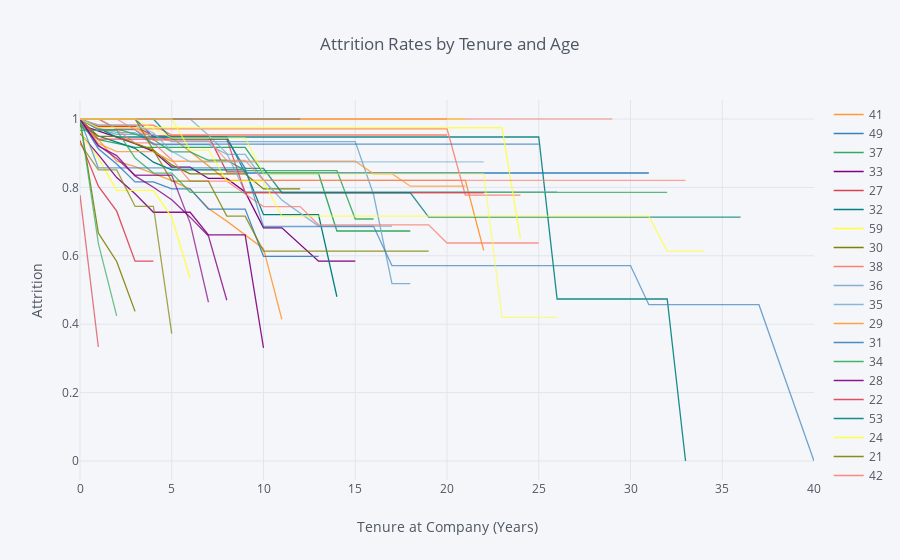

The notebook cell saved with this chart:
### Code cell
rates = survival(data, 'Age', 'YearsAtCompany', 'Attrition')

rates.iplot(kind='line', xTitle='Tenure at Company (Years)', yTitle='Attrition',
            title='Attrition Rates by Tenure and Age')

### Figure 1 — Plotly figure (JSON) as saved in the notebook; plotly's stock layout.template omitted (floating-point values rounded to 4 significant figures)
{"data": [{"line": {"color": "rgba(255, 153, 51, 1.0)", "dash": "solid", "shape": "linear", "width": 1.3}, "mode": "lines", "name": "41", "text": "", "type": "scatter", "uid": "60aed84f-43c1-4b71-b883-5f17e75a3b45", "x": [0, 1, 2, 3, 4, 5, 6, 7, 8, 9, 10, 11, 12, 13, 14, 15, 16, 17, 18, 19, 20, 21, 22, 23, 24, 25, 26, 27, 29, 30, 31, 32, 33, 34, 36, 37, 40], "y": [1, 0.975, 0.975, 0.975, 0.9445, 0.9445, 0.9052, 0.864, 0.8208, 0.8208, 0.8208, 0.8208, 0.8208, 0.8208, 0.8208, 0.8208, 0.8208, 0.8208, 0.8208, 0.8208, 0.8208, 0.8208, 0.6156, "", "", "", "", "", "", "", "", "", "", "", "", "", ""]}, {"line": {"color": "rgba(55, 128, 191, 1.0)", "dash": "solid", "shape": "linear", "width": 1.3}, "mode": "lines", "name": "49", "text": "", "type": "scatter", "uid": "e5b84c0d-2959-42f8-b640-7e528c1043a3", "x": [0, 1, 2, 3, 4, 5, 6, 7, 8, 9, 10, 11, 12, 13, 14, 15, 16, 17, 18, 19, 20, 21, 22, 23, 24, 25, 26, 27, 29, 30, 31, 32, 33, 34, 36, 37, 40], "y": [1, 1, 1, 1, 0.9474, 0.9474, 0.9474, 0.9474, 0.9474, 0.8421, 0.8421, 0.8421, 0.8421, 0.8421, 0.8421, 0.8421, 0.8421, 0.8421, 0.8421, 0.8421, 0.8421, 0.8421, 0.8421, 0.8421, 0.8421, 0.8421, 0.8421, 0.8421, 0.8421, 0.8421, 0.8421, "", "", "", "", "", ""]}, {"line": {"color": "rgba(50, 171, 96, 1.0)", "dash": "solid", "shape": "linear", "width": 1.3}, "mode": "lines", "name": "37", "text": "", "type": "scatter", "uid": "cb9104a9-578b-4bff-83c5-3b901f21dc64", "x": [0, 1, 2, 3, 4, 5, 6, 7, 8, 9, 10, 11, 12, 13, 14, 15, 16, 17, 18, 19, 20, 21, 22, 23, 24, 25, 26, 27, 29, 30, 31, 32, 33, 34, 36, 37, 40], "y": [0.98, 0.94, 0.9285, 0.9171, 0.9171, 0.9171, 0.9171, 0.9171, 0.9171, 0.9171, 0.8407, 0.8407, 0.8407, 0.8407, 0.6725, 0.6725, 0.6725, 0.6725, 0.6725, "", "", "", "", "", "", "", "", "", "", "", "", "", "", "", "", "", ""]}, {"line": {"color": "rgba(128, 0, 128, 1.0)", "dash": "solid", "shape": "linear", "width": 1.3}, "mode": "lines", "name": "33", "text": "", "type": "scatter", "uid": "833d33e3-e564-4c58-9998-683fc34278c9", "x": [0, 1, 2, 3, 4, 5, 6, 7, 8, 9, 10, 11, 12, 13, 14, 15, 16, 17, 18, 19, 20, 21, 22, 23, 24, 25, 26, 27, 29, 30, 31, 32, 33, 34, 36, 37, 40], "y": [0.9828, 0.9652, 0.947, 0.9277, 0.9056, 0.8591, 0.8591, 0.8261, 0.8261, 0.7868, 0.6819, 0.6819, 0.6332, 0.5845, 0.5845, 0.5845, "", "", "", "", "", "", "", "", "", "", "", "", "", "", "", "", "", "", "", "", ""]}, {"line": {"color": "rgba(219, 64, 82, 1.0)", "dash": "solid", "shape": "linear", "width": 1.3}, "mode": "lines", "name": "27", "text": "", "type": "scatter", "uid": "de84178e-bec7-47d2-8565-3fdde87a66c2", "x": [0, 1, 2, 3, 4, 5, 6, 7, 8, 9, 10, 11, 12, 13, 14, 15, 16, 17, 18, 19, 20, 21, 22, 23, 24, 25, 26, 27, 29, 30, 31, 32, 33, 34, 36, 37, 40], "y": [1, 0.9787, 0.9787, 0.9787, 0.9508, 0.9508, 0.9508, 0.9508, 0.8451, 0.8451, "", "", "", "", "", "", "", "", "", "", "", "", "", "", "", "", "", "", "", "", "", "", "", "", "", "", ""]}, {"line": {"color": "rgba(0, 128, 128, 1.0)", "dash": "solid", "shape": "linear", "width": 1.3}, "mode": "lines", "name": "32", "text": "", "type": "scatter", "uid": "0e55492f-ab7b-403b-99be-f2c5f1b443b3", "x": [0, 1, 2, 3, 4, 5, 6, 7, 8, 9, 10, 11, 12, 13, 14, 15, 16, 17, 18, 19, 20, 21, 22, 23, 24, 25, 26, 27, 29, 30, 31, 32, 33, 34, 36, 37, 40], "y": [0.9836, 0.9503, 0.9327, 0.9144, 0.8737, 0.8513, 0.8513, 0.8513, 0.8513, 0.8513, 0.7204, 0.7204, 0.7204, 0.7204, 0.4802, "", "", "", "", "", "", "", "", "", "", "", "", "", "", "", "", "", "", "", "", "", ""]}, {"line": {"color": "rgba(255, 255, 51, 1.0)", "dash": "solid", "shape": "linear", "width": 1.3}, "mode": "lines", "name": "59", "text": "", "type": "scatter", "uid": "eba408ad-7674-44cb-9724-84c77adeea73", "x": [0, 1, 2, 3, 4, 5, 6, 7, 8, 9, 10, 11, 12, 13, 14, 15, 16, 17, 18, 19, 20, 21, 22, 23, 24, 25, 26, 27, 29, 30, 31, 32, 33, 34, 36, 37, 40], "y": [1, 1, 1, 1, 1, 1, 1, 1, 1, 1, 1, 1, 1, 1, 1, 1, 1, 1, 1, 1, 1, 1, "", "", "", "", "", "", "", "", "", "", "", "", "", "", ""]}, {"line": {"color": "rgba(128, 128, 0, 1.0)", "dash": "solid", "shape": "linear", "width": 1.3}, "mode": "lines", "name": "30", "text": "", "type": "scatter", "uid": "1279b761-1b80-42d5-be34-819daec8b31f", "x": [0, 1, 2, 3, 4, 5, 6, 7, 8, 9, 10, 11, 12, 13, 14, 15, 16, 17, 18, 19, 20, 21, 22, 23, 24, 25, 26, 27, 29, 30, 31, 32, 33, 34, 36, 37, 40], "y": [1, 0.9492, 0.9492, 0.9298, 0.9091, 0.8658, 0.8396, 0.8396, 0.8396, 0.8396, 0.7954, 0.7954, 0.7954, "", "", "", "", "", "", "", "", "", "", "", "", "", "", "", "", "", "", "", "", "", "", "", ""]}, {"line": {"color": "rgba(251, 128, 114, 1.0)", "dash": "solid", "shape": "linear", "width": 1.3}, "mode": "lines", "name": "38", "text": "", "type": "scatter", "uid": "a4da2c0f-eca7-4b1c-9122-cb8676b936ef", "x": [0, 1, 2, 3, 4, 5, 6, 7, 8, 9, 10, 11, 12, 13, 14, 15, 16, 17, 18, 19, 20, 21, 22, 23, 24, 25, 26, 27, 29, 30, 31, 32, 33, 34, 36, 37, 40], "y": [1, 0.9821, 0.9821, 0.9821, 0.9821, 0.9533, 0.9533, 0.9533, 0.9533, 0.9533, 0.9533, 0.9533, 0.9533, 0.9533, 0.9533, 0.9533, 0.9533, 0.9533, 0.9533, 0.9533, 0.9533, "", "", "", "", "", "", "", "", "", "", "", "", "", "", "", ""]}, {"line": {"color": "rgba(128, 177, 211, 1.0)", "dash": "solid", "shape": "linear", "width": 1.3}, "mode": "lines", "name": "36", "text": "", "type": "scatter", "uid": "9a8dd99f-d107-4c8f-ad05-165b67c10b62", "x": [0, 1, 2, 3, 4, 5, 6, 7, 8, 9, 10, 11, 12, 13, 14, 15, 16, 17, 18, 19, 20, 21, 22, 23, 24, 25, 26, 27, 29, 30, 31, 32, 33, 34, 36, 37, 40], "y": [1, 0.971, 0.9548, 0.9548, 0.9548, 0.9341, 0.9341, 0.9341, 0.9341, 0.9341, 0.9341, 0.9341, 0.9341, 0.9341, 0.9341, 0.9341, 0.7784, 0.5189, 0.5189, "", "", "", "", "", "", "", "", "", "", "", "", "", "", "", "", "", ""]}, {"line": {"color": "rgba(128, 177, 211, 0.8999999999999999)", "dash": "solid", "shape": "linear", "width": 1.3}, "mode": "lines", "name": "35", "text": "", "type": "scatter", "uid": "65c73f45-bea0-459d-87ec-4885ea9a946e", "x": [0, 1, 2, 3, 4, 5, 6, 7, 8, 9, 10, 11, 12, 13, 14, 15, 16, 17, 18, 19, 20, 21, 22, 23, 24, 25, 26, 27, 29, 30, 31, 32, 33, 34, 36, 37, 40], "y": [1, 0.9744, 0.9602, 0.9602, 0.9253, 0.9253, 0.9253, 0.9253, 0.8964, 0.8964, 0.8217, 0.763, 0.7249, 0.6867, 0.6867, 0.6867, 0.6867, 0.6867, "", "", "", "", "", "", "", "", "", "", "", "", "", "", "", "", "", "", ""]}, {"line": {"color": "rgba(255, 153, 51, 0.8999999999999999)", "dash": "solid", "shape": "linear", "width": 1.3}, "mode": "lines", "name": "29", "text": "", "type": "scatter", "uid": "1db6f696-7292-4f4c-895c-0e8a6d4a07dd", "x": [0, 1, 2, 3, 4, 5, 6, 7, 8, 9, 10, 11, 12, 13, 14, 15, 16, 17, 18, 19, 20, 21, 22, 23, 24, 25, 26, 27, 29, 30, 31, 32, 33, 34, 36, 37, 40], "y": [0.9853, 0.9405, 0.8767, 0.8605, 0.841, 0.8199, 0.7951, 0.7383, 0.7014, 0.6624, 0.621, 0.414, "", "", "", "", "", "", "", "", "", "", "", "", "", "", "", "", "", "", "", "", "", "", "", "", ""]}, {"line": {"color": "rgba(55, 128, 191, 0.8999999999999999)", "dash": "solid", "shape": "linear", "width": 1.3}, "mode": "lines", "name": "31", "text": "", "type": "scatter", "uid": "8cb5cc8f-e538-48eb-a6c9-c9efdd1d9bba", "x": [0, 1, 2, 3, 4, 5, 6, 7, 8, 9, 10, 11, 12, 13, 14, 15, 16, 17, 18, 19, 20, 21, 22, 23, 24, 25, 26, 27, 29, 30, 31, 32, 33, 34, 36, 37, 40], "y": [1, 0.913, 0.8681, 0.8161, 0.8161, 0.7957, 0.7957, 0.7367, 0.7367, 0.7367, 0.5986, 0.5986, 0.5986, 0.5986, "", "", "", "", "", "", "", "", "", "", "", "", "", "", "", "", "", "", "", "", "", "", ""]}, {"line": {"color": "rgba(50, 171, 96, 0.8999999999999999)", "dash": "solid", "shape": "linear", "width": 1.3}, "mode": "lines", "name": "34", "text": "", "type": "scatter", "uid": "05336b4b-6b51-4294-925a-3991c0dc52fb", "x": [0, 1, 2, 3, 4, 5, 6, 7, 8, 9, 10, 11, 12, 13, 14, 15, 16, 17, 18, 19, 20, 21, 22, 23, 24, 25, 26, 27, 29, 30, 31, 32, 33, 34, 36, 37, 40], "y": [1, 1, 0.9714, 0.9565, 0.94, 0.9038, 0.9038, 0.8794, 0.8794, 0.8491, 0.8491, 0.8491, 0.8491, 0.8491, 0.8491, 0.7076, 0.7076, "", "", "", "", "", "", "", "", "", "", "", "", "", "", "", "", "", "", "", ""]}, {"line": {"color": "rgba(128, 0, 128, 0.8999999999999999)", "dash": "solid", "shape": "linear", "width": 1.3}, "mode": "lines", "name": "28", "text": "", "type": "scatter", "uid": "a8393bae-63a8-412d-add4-592d4db79d3a", "x": [0, 1, 2, 3, 4, 5, 6, 7, 8, 9, 10, 11, 12, 13, 14, 15, 16, 17, 18, 19, 20, 21, 22, 23, 24, 25, 26, 27, 29, 30, 31, 32, 33, 34, 36, 37, 40], "y": [0.9583, 0.8958, 0.8286, 0.7813, 0.7274, 0.7274, 0.7274, 0.6613, 0.6613, 0.6613, 0.3306, "", "", "", "", "", "", "", "", "", "", "", "", "", "", "", "", "", "", "", "", "", "", "", "", "", ""]}, {"line": {"color": "rgba(219, 64, 82, 0.8999999999999999)", "dash": "solid", "shape": "linear", "width": 1.3}, "mode": "lines", "name": "22", "text": "", "type": "scatter", "uid": "fb743e11-1f2e-4a53-b6cf-d48b85b7ad73", "x": [0, 1, 2, 3, 4, 5, 6, 7, 8, 9, 10, 11, 12, 13, 14, 15, 16, 17, 18, 19, 20, 21, 22, 23, 24, 25, 26, 27, 29, 30, 31, 32, 33, 34, 36, 37, 40], "y": [0.9375, 0.8036, 0.7305, 0.5844, 0.5844, "", "", "", "", "", "", "", "", "", "", "", "", "", "", "", "", "", "", "", "", "", "", "", "", "", "", "", "", "", "", "", ""]}, {"line": {"color": "rgba(0, 128, 128, 0.8999999999999999)", "dash": "solid", "shape": "linear", "width": 1.3}, "mode": "lines", "name": "53", "text": "", "type": "scatter", "uid": "03be0f23-ae1a-476a-ac20-74779b5e4b8d", "x": [0, 1, 2, 3, 4, 5, 6, 7, 8, 9, 10, 11, 12, 13, 14, 15, 16, 17, 18, 19, 20, 21, 22, 23, 24, 25, 26, 27, 29, 30, 31, 32, 33, 34, 36, 37, 40], "y": [1, 0.9737, 0.9474, 0.9474, 0.9474, 0.9474, 0.9474, 0.9474, 0.9474, 0.9474, 0.9474, 0.9474, 0.9474, 0.9474, 0.9474, 0.9474, 0.9474, 0.9474, 0.9474, 0.9474, 0.9474, 0.9474, 0.9474, 0.9474, 0.9474, 0.9474, 0.4737, 0.4737, 0.4737, 0.4737, 0.4737, 0.4737, 0, "", "", "", ""]}, {"line": {"color": "rgba(255, 255, 51, 0.8999999999999999)", "dash": "solid", "shape": "linear", "width": 1.3}, "mode": "lines", "name": "24", "text": "", "type": "scatter", "uid": "6513effa-6a32-4ae0-b4fb-0313d4a47419", "x": [0, 1, 2, 3, 4, 5, 6, 7, 8, 9, 10, 11, 12, 13, 14, 15, 16, 17, 18, 19, 20, 21, 22, 23, 24, 25, 26, 27, 29, 30, 31, 32, 33, 34, 36, 37, 40], "y": [0.9615, 0.8846, 0.7915, 0.7915, 0.7915, 0.7123, 0.5343, "", "", "", "", "", "", "", "", "", "", "", "", "", "", "", "", "", "", "", "", "", "", "", "", "", "", "", "", "", ""]}, {"line": {"color": "rgba(128, 128, 0, 0.8999999999999999)", "dash": "solid", "shape": "linear", "width": 1.3}, "mode": "lines", "name": "21", "text": "", "type": "scatter", "uid": "6469a6f1-be0c-4f7d-9558-ea48ccd92589", "x": [0, 1, 2, 3, 4, 5, 6, 7, 8, 9, 10, 11, 12, 13, 14, 15, 16, 17, 18, 19, 20, 21, 22, 23, 24, 25, 26, 27, 29, 30, 31, 32, 33, 34, 36, 37, 40], "y": [1, 0.6667, 0.5833, 0.4375, "", "", "", "", "", "", "", "", "", "", "", "", "", "", "", "", "", "", "", "", "", "", "", "", "", "", "", "", "", "", "", "", ""]}, {"line": {"color": "rgba(251, 128, 114, 0.8999999999999999)", "dash": "solid", "shape": "linear", "width": 1.3}, "mode": "lines", "name": "42", "text": "", "type": "scatter", "uid": "4c19ea3e-3b15-4304-a85d-b13270feaaf8", "x": [0, 1, 2, 3, 4, 5, 6, 7, 8, 9, 10, 11, 12, 13, 14, 15, 16, 17, 18, 19, 20, 21, 22, 23, 24, 25, 26, 27, 29, 30, 31, 32, 33, 34, 36, 37, 40], "y": [1, 1, 0.9714, 0.9714, 0.9714, 0.9714, 0.9714, 0.9714, 0.9714, 0.9714, 0.9714, 0.9714, 0.9714, 0.9714, 0.9714, 0.9714, 0.9714, 0.9714, 0.9714, 0.9714, 0.9714, 0.7771, 0.7771, 0.7771, 0.7771, "", "", "", "", "", "", "", "", "", "", "", ""]}, {"line": {"color": "rgba(251, 128, 114, 0.7999999999999998)", "dash": "solid", "shape": "linear", "width": 1.3}, "mode": "lines", "name": "44", "text": "", "type": "scatter", "uid": "27b06fb7-b687-4654-b41f-eff6f0cea76a", "x": [0, 1, 2, 3, 4, 5, 6, 7, 8, 9, 10, 11, 12, 13, 14, 15, 16, 17, 18, 19, 20, 21, 22, 23, 24, 25, 26, 27, 29, 30, 31, 32, 33, 34, 36, 37, 40], "y": [1, 0.9688, 0.9688, 0.93, 0.93, 0.8811, 0.8181, 0.8181, 0.8181, 0.7809, 0.7437, 0.7437, 0.7437, 0.6906, 0.6906, 0.6906, 0.6906, 0.6906, 0.6906, 0.6906, 0.6375, 0.6375, 0.6375, 0.6375, 0.6375, 0.6375, "", "", "", "", "", "", "", "", "", "", ""]}, {"line": {"color": "rgba(128, 177, 211, 0.7999999999999998)", "dash": "solid", "shape": "linear", "width": 1.3}, "mode": "lines", "name": "46", "text": "", "type": "scatter", "uid": "14b9864a-9fda-42ad-8335-e8432db71d1f", "x": [0, 1, 2, 3, 4, 5, 6, 7, 8, 9, 10, 11, 12, 13, 14, 15, 16, 17, 18, 19, 20, 21, 22, 23, 24, 25, 26, 27, 29, 30, 31, 32, 33, 34, 36, 37, 40], "y": [1, 1, 1, 1, 1, 1, 1, 0.9524, 0.8995, 0.787, 0.787, 0.787, 0.787, 0.787, 0.787, 0.787, 0.787, 0.787, 0.787, 0.787, 0.787, 0.787, 0.787, 0.787, 0.787, 0.787, 0.787, "", "", "", "", "", "", "", "", "", ""]}, {"line": {"color": "rgba(255, 153, 51, 0.7999999999999998)", "dash": "solid", "shape": "linear", "width": 1.3}, "mode": "lines", "name": "39", "text": "", "type": "scatter", "uid": "4282751c-5405-445e-bd35-e10c25705003", "x": [0, 1, 2, 3, 4, 5, 6, 7, 8, 9, 10, 11, 12, 13, 14, 15, 16, 17, 18, 19, 20, 21, 22, 23, 24, 25, 26, 27, 29, 30, 31, 32, 33, 34, 36, 37, 40], "y": [1, 0.9286, 0.9048, 0.9048, 0.9048, 0.8765, 0.8765, 0.8765, 0.8765, 0.8765, 0.8765, 0.8765, 0.8765, 0.8765, 0.8765, 0.8765, 0.84, 0.84, 0.8034, 0.8034, 0.8034, 0.8034, "", "", "", "", "", "", "", "", "", "", "", "", "", "", ""]}, {"line": {"color": "rgba(55, 128, 191, 0.7999999999999998)", "dash": "solid", "shape": "linear", "width": 1.3}, "mode": "lines", "name": "43", "text": "", "type": "scatter", "uid": "62cf3afd-797a-4422-bd43-0d84ad69ddd1", "x": [0, 1, 2, 3, 4, 5, 6, 7, 8, 9, 10, 11, 12, 13, 14, 15, 16, 17, 18, 19, 20, 21, 22, 23, 24, 25, 26, 27, 29, 30, 31, 32, 33, 34, 36, 37, 40], "y": [1, 0.9688, 0.9688, 0.9688, 0.9266, 0.9266, 0.9266, 0.9266, 0.9266, 0.9266, 0.9266, 0.9266, 0.9266, 0.9266, 0.9266, 0.9266, 0.9266, 0.9266, 0.9266, 0.9266, 0.9266, 0.9266, 0.9266, 0.9266, 0.9266, 0.9266, "", "", "", "", "", "", "", "", "", "", ""]}, {"line": {"color": "rgba(50, 171, 96, 0.7999999999999998)", "dash": "solid", "shape": "linear", "width": 1.3}, "mode": "lines", "name": "50", "text": "", "type": "scatter", "uid": "dd9dd9bf-03b4-44df-b116-13a2aa32be13", "x": [0, 1, 2, 3, 4, 5, 6, 7, 8, 9, 10, 11, 12, 13, 14, 15, 16, 17, 18, 19, 20, 21, 22, 23, 24, 25, 26, 27, 29, 30, 31, 32, 33, 34, 36, 37, 40], "y": [0.9667, 0.9667, 0.9667, 0.8861, 0.8418, 0.8418, 0.7857, 0.7857, 0.7857, 0.7857, 0.7857, 0.7857, 0.7857, 0.7857, 0.7857, 0.7857, 0.7857, 0.7857, 0.7857, 0.7857, 0.7857, 0.7857, 0.7857, 0.7857, 0.7857, 0.7857, 0.7857, 0.7857, 0.7857, 0.7857, 0.7857, 0.7857, "", "", "", "", ""]}, {"line": {"color": "rgba(128, 0, 128, 0.7999999999999998)", "dash": "solid", "shape": "linear", "width": 1.3}, "mode": "lines", "name": "26", "text": "", "type": "scatter", "uid": "10b083fa-d163-458e-a714-3a65dd540402", "x": [0, 1, 2, 3, 4, 5, 6, 7, 8, 9, 10, 11, 12, 13, 14, 15, 16, 17, 18, 19, 20, 21, 22, 23, 24, 25, 26, 27, 29, 30, 31, 32, 33, 34, 36, 37, 40], "y": [1, 0.9211, 0.8931, 0.8336, 0.8003, 0.7639, 0.713, 0.6581, 0.4701, "", "", "", "", "", "", "", "", "", "", "", "", "", "", "", "", "", "", "", "", "", "", "", "", "", "", "", ""]}, {"line": {"color": "rgba(219, 64, 82, 0.7999999999999998)", "dash": "solid", "shape": "linear", "width": 1.3}, "mode": "lines", "name": "48", "text": "", "type": "scatter", "uid": "dc4f8846-e2a4-4317-8dac-c4109110486e", "x": [0, 1, 2, 3, 4, 5, 6, 7, 8, 9, 10, 11, 12, 13, 14, 15, 16, 17, 18, 19, 20, 21, 22, 23, 24, 25, 26, 27, 29, 30, 31, 32, 33, 34, 36, 37, 40], "y": [1, 0.9412, 0.9412, 0.9412, 0.9412, 0.9412, 0.9412, 0.9412, 0.9412, 0.7843, 0.7843, 0.7843, 0.7843, 0.7843, 0.7843, 0.7843, 0.7843, 0.7843, 0.7843, 0.7843, 0.7843, 0.7843, 0.7843, "", "", "", "", "", "", "", "", "", "", "", "", "", ""]}, {"line": {"color": "rgba(0, 128, 128, 0.7999999999999998)", "dash": "solid", "shape": "linear", "width": 1.3}, "mode": "lines", "name": "55", "text": "", "type": "scatter", "uid": "45bb1128-fc94-4858-a92f-e24c7a733f9f", "x": [0, 1, 2, 3, 4, 5, 6, 7, 8, 9, 10, 11, 12, 13, 14, 15, 16, 17, 18, 19, 20, 21, 22, 23, 24, 25, 26, 27, 29, 30, 31, 32, 33, 34, 36, 37, 40], "y": [1, 1, 1, 1, 1, 0.9412, 0.9412, 0.9412, 0.9412, 0.8556, 0.8556, 0.7843, 0.7843, 0.7843, 0.7843, 0.7843, 0.7843, 0.7843, 0.7843, 0.713, 0.713, 0.713, 0.713, 0.713, 0.713, 0.713, 0.713, 0.713, 0.713, 0.713, 0.713, 0.713, 0.713, 0.713, 0.713, "", ""]}, {"line": {"color": "rgba(255, 255, 51, 0.7999999999999998)", "dash": "solid", "shape": "linear", "width": 1.3}, "mode": "lines", "name": "45", "text": "", "type": "scatter", "uid": "dba6b18d-3aaf-4ddd-a06f-f2b38945e547", "x": [0, 1, 2, 3, 4, 5, 6, 7, 8, 9, 10, 11, 12, 13, 14, 15, 16, 17, 18, 19, 20, 21, 22, 23, 24, 25, 26, 27, 29, 30, 31, 32, 33, 34, 36, 37, 40], "y": [1, 0.9744, 0.9744, 0.9744, 0.9744, 0.9744, 0.9744, 0.9744, 0.9744, 0.9744, 0.9744, 0.9744, 0.9744, 0.9744, 0.9744, 0.9744, 0.9744, 0.9744, 0.9744, 0.9744, 0.9744, 0.9744, 0.9744, 0.9744, 0.6496, "", "", "", "", "", "", "", "", "", "", "", ""]}, {"line": {"color": "rgba(128, 128, 0, 0.7999999999999998)", "dash": "solid", "shape": "linear", "width": 1.3}, "mode": "lines", "name": "56", "text": "", "type": "scatter", "uid": "9c83ab4f-f770-4eb8-8793-b43f354ceb0f", "x": [0, 1, 2, 3, 4, 5, 6, 7, 8, 9, 10, 11, 12, 13, 14, 15, 16, 17, 18, 19, 20, 21, 22, 23, 24, 25, 26, 27, 29, 30, 31, 32, 33, 34, 36, 37, 40], "y": [1, 1, 1, 1, 0.9091, 0.8182, 0.8182, 0.8182, 0.7159, 0.7159, 0.6136, 0.6136, 0.6136, 0.6136, 0.6136, 0.6136, 0.6136, 0.6136, 0.6136, 0.6136, "", "", "", "", "", "", "", "", "", "", "", "", "", "", "", "", ""]}, {"line": {"color": "rgba(128, 128, 0, 0.7)", "dash": "solid", "shape": "linear", "width": 1.3}, "mode": "lines", "name": "23", "text": "", "type": "scatter", "uid": "67378f3f-f2d4-4870-ad0f-9b57c723034b", "x": [0, 1, 2, 3, 4, 5, 6, 7, 8, 9, 10, 11, 12, 13, 14, 15, 16, 17, 18, 19, 20, 21, 22, 23, 24, 25, 26, 27, 29, 30, 31, 32, 33, 34, 36, 37, 40], "y": [0.9286, 0.8512, 0.8512, 0.7448, 0.7448, 0.3724, "", "", "", "", "", "", "", "", "", "", "", "", "", "", "", "", "", "", "", "", "", "", "", "", "", "", "", "", "", "", ""]}, {"line": {"color": "rgba(251, 128, 114, 0.7)", "dash": "solid", "shape": "linear", "width": 1.3}, "mode": "lines", "name": "51", "text": "", "type": "scatter", "uid": "994d26a9-03c8-48f9-a49e-b7ebea5cd373", "x": [0, 1, 2, 3, 4, 5, 6, 7, 8, 9, 10, 11, 12, 13, 14, 15, 16, 17, 18, 19, 20, 21, 22, 23, 24, 25, 26, 27, 29, 30, 31, 32, 33, 34, 36, 37, 40], "y": [1, 1, 1, 0.9688, 0.9375, 0.9375, 0.9375, 0.9375, 0.8789, 0.8789, 0.8203, 0.8203, 0.8203, 0.8203, 0.8203, 0.8203, 0.8203, 0.8203, 0.8203, 0.8203, 0.8203, 0.8203, 0.8203, 0.8203, 0.8203, 0.8203, 0.8203, 0.8203, 0.8203, 0.8203, 0.8203, 0.8203, 0.8203, "", "", "", ""]}, {"line": {"color": "rgba(128, 177, 211, 0.7)", "dash": "solid", "shape": "linear", "width": 1.3}, "mode": "lines", "name": "40", "text": "", "type": "scatter", "uid": "6c1a9158-20d1-447e-ba73-8935591303ef", "x": [0, 1, 2, 3, 4, 5, 6, 7, 8, 9, 10, 11, 12, 13, 14, 15, 16, 17, 18, 19, 20, 21, 22, 23, 24, 25, 26, 27, 29, 30, 31, 32, 33, 34, 36, 37, 40], "y": [1, 0.9821, 0.9821, 0.9821, 0.9593, 0.906, 0.8748, 0.8748, 0.8748, 0.8748, 0.8748, 0.8748, 0.8748, 0.8748, 0.8748, 0.8748, 0.8748, 0.8748, 0.8748, 0.8748, 0.8748, 0.8748, 0.8748, "", "", "", "", "", "", "", "", "", "", "", "", "", ""]}, {"line": {"color": "rgba(255, 153, 51, 0.7)", "dash": "solid", "shape": "linear", "width": 1.3}, "mode": "lines", "name": "54", "text": "", "type": "scatter", "uid": "ee4880e0-9c4a-4f4b-a091-9bcf4761a99f", "x": [0, 1, 2, 3, 4, 5, 6, 7, 8, 9, 10, 11, 12, 13, 14, 15, 16, 17, 18, 19, 20, 21, 22, 23, 24, 25, 26, 27, 29, 30, 31, 32, 33, 34, 36, 37, 40], "y": [1, 1, 1, 1, 1, 1, 1, 1, 1, 1, 1, 1, 1, 1, 1, 1, 1, 1, 1, 1, 1, "", "", "", "", "", "", "", "", "", "", "", "", "", "", "", ""]}, {"line": {"color": "rgba(55, 128, 191, 0.7)", "dash": "solid", "shape": "linear", "width": 1.3}, "mode": "lines", "name": "58", "text": "", "type": "scatter", "uid": "de8a02a6-812c-4408-ab2b-e4274327ddf0", "x": [0, 1, 2, 3, 4, 5, 6, 7, 8, 9, 10, 11, 12, 13, 14, 15, 16, 17, 18, 19, 20, 21, 22, 23, 24, 25, 26, 27, 29, 30, 31, 32, 33, 34, 36, 37, 40], "y": [1, 0.8571, 0.8571, 0.8571, 0.8571, 0.8571, 0.8571, 0.8571, 0.8571, 0.8571, 0.6857, 0.6857, 0.6857, 0.6857, 0.6857, 0.6857, 0.6857, 0.5714, 0.5714, 0.5714, 0.5714, 0.5714, 0.5714, 0.5714, 0.5714, 0.5714, 0.5714, 0.5714, 0.5714, 0.5714, 0.4571, 0.4571, 0.4571, 0.4571, 0.4571, 0.4571, 0]}, {"line": {"color": "rgba(50, 171, 96, 0.7)", "dash": "solid", "shape": "linear", "width": 1.3}, "mode": "lines", "name": "20", "text": "", "type": "scatter", "uid": "007d1f4c-b218-4598-a1f6-d46b746ca24b", "x": [0, 1, 2, 3, 4, 5, 6, 7, 8, 9, 10, 11, 12, 13, 14, 15, 16, 17, 18, 19, 20, 21, 22, 23, 24, 25, 26, 27, 29, 30, 31, 32, 33, 34, 36, 37, 40], "y": [1, 0.6364, 0.4242, "", "", "", "", "", "", "", "", "", "", "", "", "", "", "", "", "", "", "", "", "", "", "", "", "", "", "", "", "", "", "", "", "", ""]}, {"line": {"color": "rgba(128, 0, 128, 0.7)", "dash": "solid", "shape": "linear", "width": 1.3}, "mode": "lines", "name": "25", "text": "", "type": "scatter", "uid": "2ae9febe-8179-4b3a-8f63-676941b310cf", "x": [0, 1, 2, 3, 4, 5, 6, 7, 8, 9, 10, 11, 12, 13, 14, 15, 16, 17, 18, 19, 20, 21, 22, 23, 24, 25, 26, 27, 29, 30, 31, 32, 33, 34, 36, 37, 40], "y": [1, 0.9231, 0.8846, 0.8355, 0.8355, 0.8355, 0.6962, 0.4642, "", "", "", "", "", "", "", "", "", "", "", "", "", "", "", "", "", "", "", "", "", "", "", "", "", "", "", "", ""]}, {"line": {"color": "rgba(219, 64, 82, 0.7)", "dash": "solid", "shape": "linear", "width": 1.3}, "mode": "lines", "name": "19", "text": "", "type": "scatter", "uid": "da989ab4-4490-4dc6-ac12-4764948b7c30", "x": [0, 1, 2, 3, 4, 5, 6, 7, 8, 9, 10, 11, 12, 13, 14, 15, 16, 17, 18, 19, 20, 21, 22, 23, 24, 25, 26, 27, 29, 30, 31, 32, 33, 34, 36, 37, 40], "y": [0.7778, 0.3333, "", "", "", "", "", "", "", "", "", "", "", "", "", "", "", "", "", "", "", "", "", "", "", "", "", "", "", "", "", "", "", "", "", "", ""]}, {"line": {"color": "rgba(0, 128, 128, 0.7)", "dash": "solid", "shape": "linear", "width": 1.3}, "mode": "lines", "name": "57", "text": "", "type": "scatter", "uid": "9b2b9a32-fcd9-450d-a457-1c361e090840", "x": [0, 1, 2, 3, 4, 5, 6, 7, 8, 9, 10, 11, 12, 13, 14, 15, 16, 17, 18, 19, 20, 21, 22, 23, 24, 25, 26, 27, 29, 30, 31, 32, 33, 34, 36, 37, 40], "y": [1, 1, 1, 1, 1, 1, 1, 1, 1, 1, 1, 1, 1, "", "", "", "", "", "", "", "", "", "", "", "", "", "", "", "", "", "", "", "", "", "", "", ""]}, {"line": {"color": "rgba(255, 255, 51, 0.7)", "dash": "solid", "shape": "linear", "width": 1.3}, "mode": "lines", "name": "52", "text": "", "type": "scatter", "uid": "7f6cd815-ce7c-4ba7-a939-b826a71db551", "x": [0, 1, 2, 3, 4, 5, 6, 7, 8, 9, 10, 11, 12, 13, 14, 15, 16, 17, 18, 19, 20, 21, 22, 23, 24, 25, 26, 27, 29, 30, 31, 32, 33, 34, 36, 37, 40], "y": [1, 1, 1, 1, 1, 1, 0.9091, 0.9091, 0.8182, 0.8182, 0.8182, 0.7159, 0.7159, 0.7159, 0.7159, 0.7159, 0.7159, 0.7159, 0.7159, 0.7159, 0.7159, 0.7159, 0.7159, 0.7159, 0.7159, 0.7159, 0.7159, 0.7159, 0.7159, 0.7159, 0.7159, 0.6136, 0.6136, 0.6136, "", "", ""]}, {"line": {"color": "rgba(255, 255, 51, 0.5999999999999999)", "dash": "solid", "shape": "linear", "width": 1.3}, "mode": "lines", "name": "47", "text": "", "type": "scatter", "uid": "ad608a3d-d898-4160-811a-6d5303fd6190", "x": [0, 1, 2, 3, 4, 5, 6, 7, 8, 9, 10, 11, 12, 13, 14, 15, 16, 17, 18, 19, 20, 21, 22, 23, 24, 25, 26, 27, 29, 30, 31, 32, 33, 34, 36, 37, 40], "y": [1, 1, 1, 1, 0.9722, 0.9444, 0.9444, 0.9444, 0.9444, 0.9444, 0.8395, 0.8395, 0.8395, 0.8395, 0.8395, 0.8395, 0.8395, 0.8395, 0.8395, 0.8395, 0.8395, 0.8395, 0.8395, 0.4198, 0.4198, 0.4198, 0.4198, "", "", "", "", "", "", "", "", "", ""]}, {"line": {"color": "rgba(128, 128, 0, 0.5999999999999999)", "dash": "solid", "shape": "linear", "width": 1.3}, "mode": "lines", "name": "18", "text": "", "type": "scatter", "uid": "f779021a-9d23-40c8-ad42-55918e48bbfd", "x": [0, 1, 2, 3, 4, 5, 6, 7, 8, 9, 10, 11, 12, 13, 14, 15, 16, 17, 18, 19, 20, 21, 22, 23, 24, 25, 26, 27, 29, 30, 31, 32, 33, 34, 36, 37, 40], "y": [0.5, "", "", "", "", "", "", "", "", "", "", "", "", "", "", "", "", "", "", "", "", "", "", "", "", "", "", "", "", "", "", "", "", "", "", "", ""]}, {"line": {"color": "rgba(251, 128, 114, 0.5999999999999999)", "dash": "solid", "shape": "linear", "width": 1.3}, "mode": "lines", "name": "60", "text": "", "type": "scatter", "uid": "9ade8c29-8cba-4bcd-b478-26738efc93b4", "x": [0, 1, 2, 3, 4, 5, 6, 7, 8, 9, 10, 11, 12, 13, 14, 15, 16, 17, 18, 19, 20, 21, 22, 23, 24, 25, 26, 27, 29, 30, 31, 32, 33, 34, 36, 37, 40], "y": [1, 1, 1, 1, 1, 1, 1, 1, 1, 1, 1, 1, 1, 1, 1, 1, 1, 1, 1, 1, 1, 1, 1, 1, 1, 1, 1, 1, 1, "", "", "", "", "", "", "", ""]}], "layout": {"legend": {"bgcolor": "#F5F6F9", "font": {"color": "#4D5663"}}, "paper_bgcolor": "#F5F6F9", "plot_bgcolor": "#F5F6F9", "title": {"font": {"color": "#4D5663"}, "text": "Attrition Rates by Tenure and Age"}, "xaxis": {"gridcolor": "#E1E5ED", "showgrid": true, "tickfont": {"color": "#4D5663"}, "title": {"font": {"color": "#4D5663"}, "text": "Tenure at Company (Years)"}, "zerolinecolor": "#E1E5ED"}, "yaxis": {"gridcolor": "#E1E5ED", "showgrid": true, "tickfont": {"color": "#4D5663"}, "title": {"font": {"color": "#4D5663"}, "text": "Attrition"}, "zerolinecolor": "#E1E5ED"}}}
